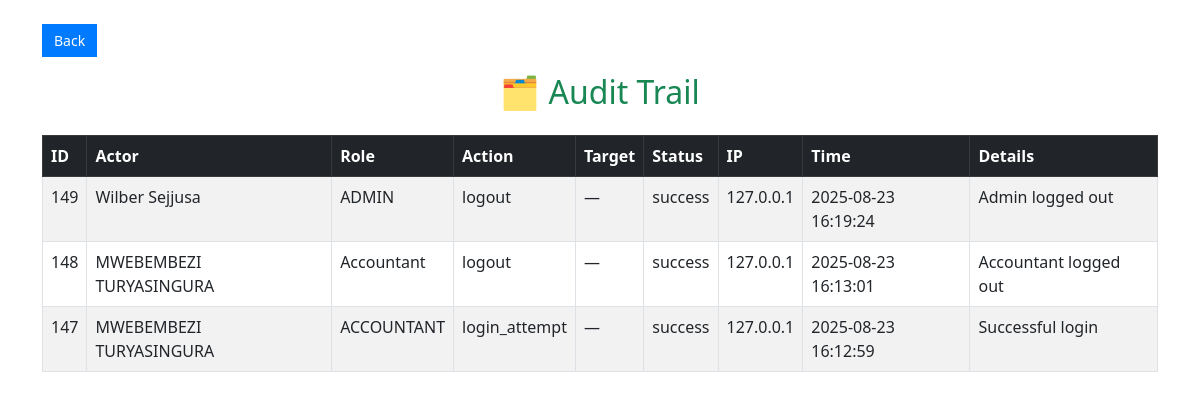
/admin/audit-trail (signed in), run on an earlier commit of the app's database.
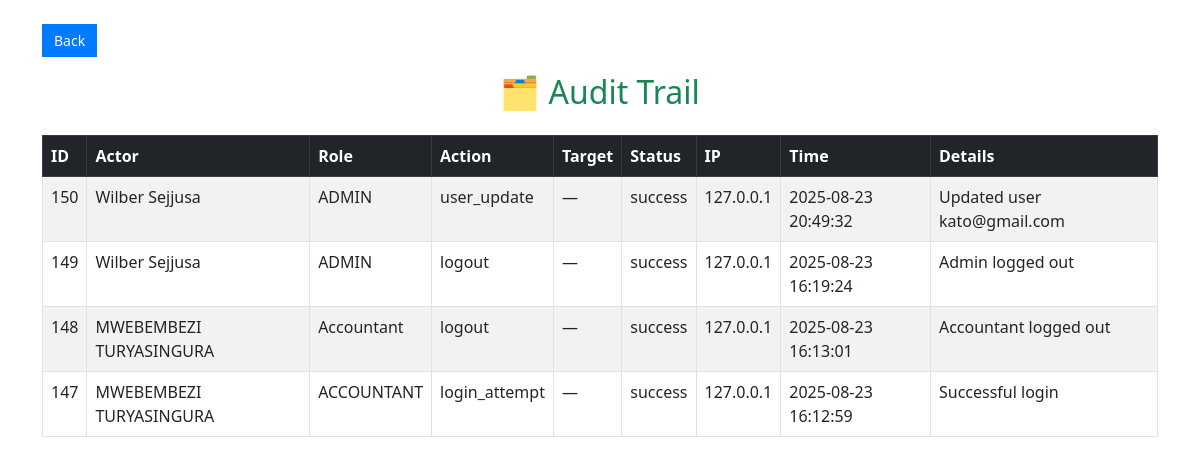
And on a later commit of the database.
### tables this page shows
CREATE TABLE audit_trail (
    id INTEGER PRIMARY KEY AUTOINCREMENT,
    actor_id INTEGER NOT NULL,
    actor_role TEXT NOT NULL,
    first_name TEXT NOT NULL,
    last_name TEXT NOT NULL,
    action TEXT NOT NULL,
    target_user_id INTEGER,
    timestamp TEXT NOT NULL,
    details TEXT, status TEXT, ip_address TEXT,
    FOREIGN KEY (actor_id) REFERENCES users(id),
    FOREIGN KEY (target_user_id) REFERENCES users(id)
);

### routes/admin_routes.py (the view)
@admin_bp.route('/audit-trail')
def audit_trail():
    if 'admin_id' not in session:
        return redirect(url_for('admin.admin_login'))
    conn = get_db_connection()  # ✅ Centralized connection
    cursor = conn.cursor()
    cursor.execute("SELECT * FROM audit_trail ORDER BY timestamp DESC")
    entries = cursor.fetchall()
    conn.close()
    return render_template('admin/audit_trail.html', entries=entries)

### utils/db.py (called while the page is built)
def get_db_connection():
    db_path = os.path.join(os.path.dirname(__file__), '..', 'hospital.db')
    db_path = os.path.abspath(db_path)  # ✅ Ensures full path
    conn = sqlite3.connect(db_path)
    conn.row_factory = sqlite3.Row     # ✅ Enables dict-like access to rows
    return conn

### templates/admin/audit_trail.html (shortened to what this page needs)
<!DOCTYPE html>
<html lang="en">
<head>
    <link href="https://cdn.jsdelivr.net/npm/bootstrap@5.3.0/dist/css/bootstrap.min.css" rel="stylesheet">
</head>
<body>
<div class="container mt-4">
    <button onclick="window.history.back()" class="back-btn mb-3 d-inline-block">Back</button>
    <h2 class="text-center text-success">🗂️ Audit Trail</h2>
    <table class="table table-bordered table-striped mt-4">
        <thead class="table-dark">
            <tr>
                <th>ID</th>
                <th>Actor</th>
                <th>Role</th>
                <th>Action</th>
                <th>Target</th>
                <th>Status</th>
                <th>IP</th>
                <th>Time</th>
                <th>Details</th>
            </tr>
        </thead>
        <tbody>
            {% for entry in entries %}
            <tr>
                <td>{{ entry[0] }}</td>
                <td>{{ entry[3] }} {{ entry[4] }}</td>
                <td>{{ entry[2] }}</td>
                <td>{{ entry[5] }}</td>
                <td>{{ entry[6] or '—' }}</td>
                <td>{{ entry[9] or '—' }}</td>
                <td>{{ entry[10] or '—' }}</td>
                <td>{{ entry[7] }}</td>
                <td>{{ entry[8] }}</td>
            </tr>
            {% endfor %}
        </tbody>
    </table>
</div>
</body>
</html>

### templates/admin/audit_trail.html (style rules this page uses)
.back-btn { background-color: #007BFF; color: white; border: none; padding: 6px 12px; font-size: 14px; text-decoration: none; }

What changed in the data, as far as the page shows it:
added audit_trail: id "150", first_name "Wilber", last_name "Sejjusa", actor_role "ADMIN", action "user_update", entry "—", status "success", ip_address "127.0.0.1", timestamp "2025-08-23 20:49:32", details "Updated user kato@gmail.com"
